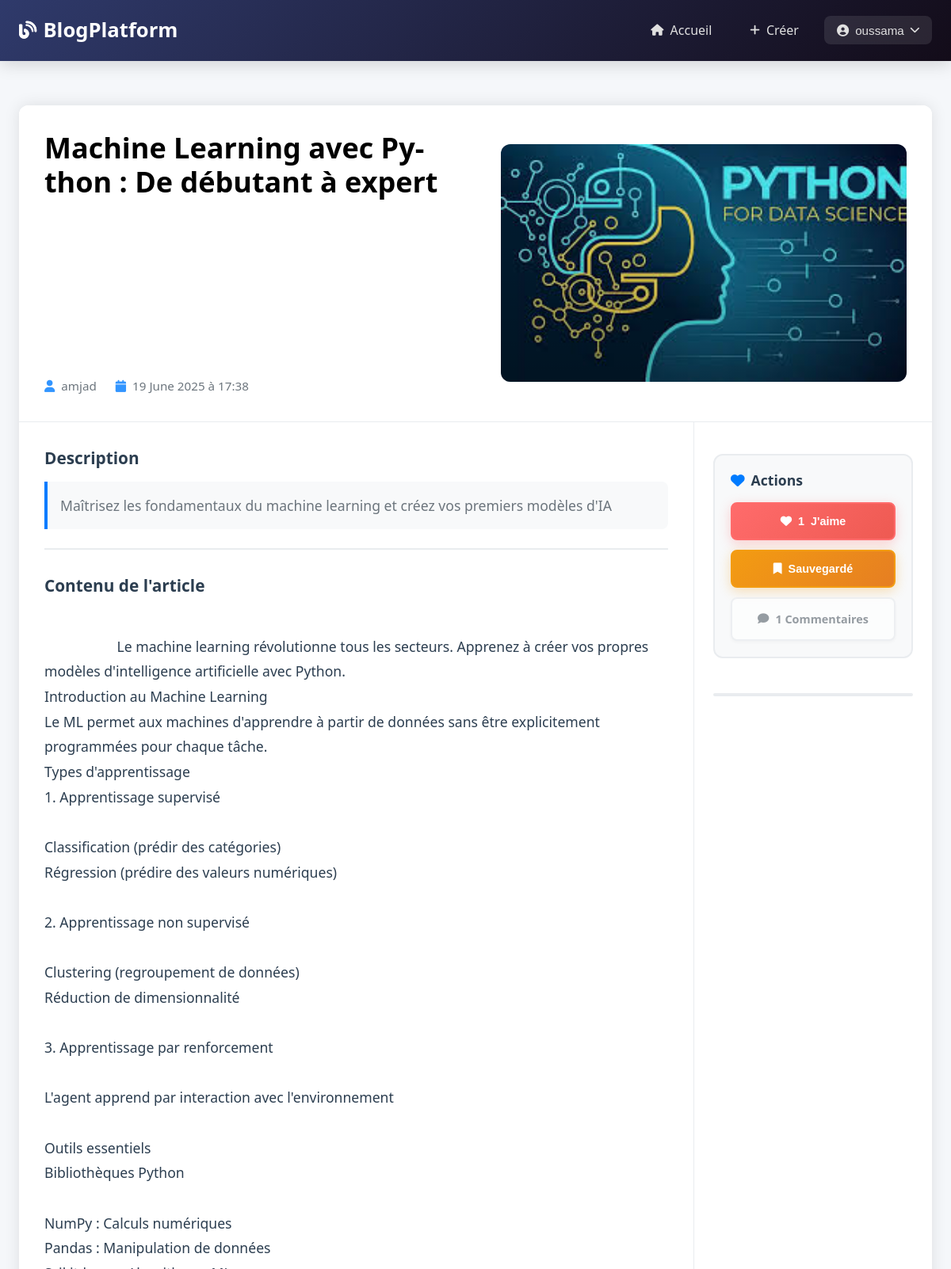
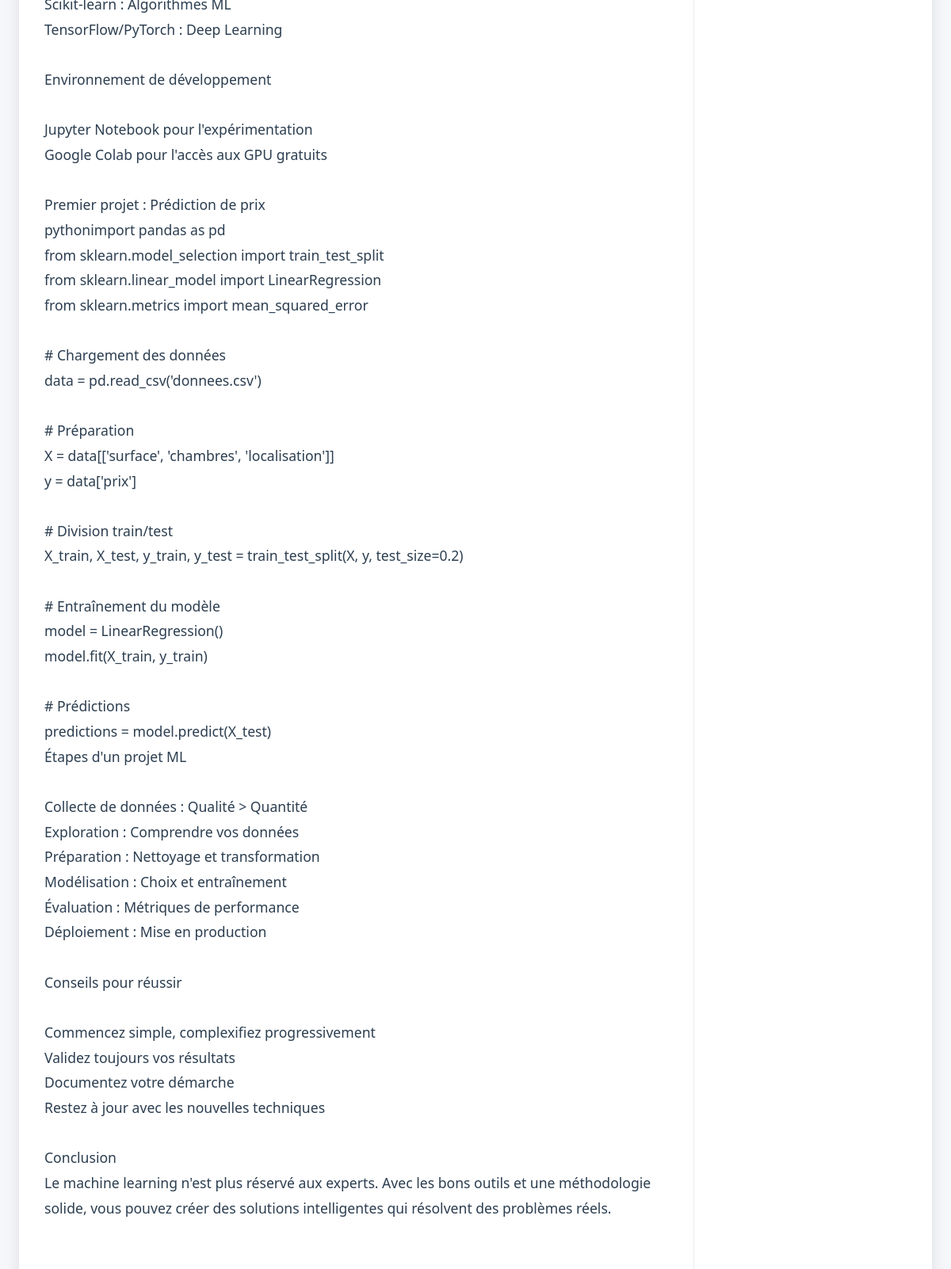
The page /article/4 (signed in, upper part) on the database its author committed (2 pictures, top to bottom).
### tables this page shows
CREATE TABLE users (
                id INTEGER PRIMARY KEY AUTOINCREMENT,
                username TEXT UNIQUE NOT NULL,
                email TEXT UNIQUE NOT NULL,
                password_hash TEXT NOT NULL,
                created_at TIMESTAMP DEFAULT CURRENT_TIMESTAMP
            );

CREATE TABLE articles (
                id INTEGER PRIMARY KEY AUTOINCREMENT,
                title TEXT NOT NULL,
                description TEXT,
                content TEXT NOT NULL,
                image_filename TEXT,
                author_id INTEGER NOT NULL,
                created_at TIMESTAMP DEFAULT CURRENT_TIMESTAMP,
                updated_at TIMESTAMP DEFAULT CURRENT_TIMESTAMP,
                FOREIGN KEY (author_id) REFERENCES users (id)
            );

### main.py (the view)
@app.route("/article/<int:article_id>")
def article_detail(article_id):
    user = get_current_user()
    article = db.get_article_by_id(article_id) or abort(404)
    comments = db.get_article_comments(article_id)
    is_liked = db.is_article_liked(article_id, user["id"]) if user else False
    is_saved = db.is_article_saved(article_id, user["id"]) if user else False
    return render_template(
        "articles/detail.html",
        title=f"{article['title']} - Blog Platform",
        user=user,
        article=article,
        comments=comments,
        is_liked=is_liked,
        is_saved=is_saved
    )

### database.py (called while the page is built)
    def get_connection(self):
        conn = sqlite3.connect(self.db_path)
        conn.row_factory = sqlite3.Row
        return conn

    def get_article_by_id(self, article_id):
        conn = self.get_connection()
        cursor = conn.cursor()
        cursor.execute('''
            SELECT a.*, u.username as author_name,
                   (SELECT COUNT(*) FROM likes WHERE article_id = a.id) as likes_count,
                   (SELECT COUNT(*) FROM comments WHERE article_id = a.id) as comments_count
            FROM articles a
            JOIN users u ON a.author_id = u.id
            WHERE a.id = ?
        ''', (article_id,))
        article = cursor.fetchone()
        conn.close()
        return dict(article) if article else None

    def get_article_comments(self, article_id):
        conn = self.get_connection()
        cursor = conn.cursor()
        cursor.execute('''
            SELECT c.*, u.username as author_name
            FROM comments c
            JOIN users u ON c.user_id = u.id
            WHERE c.article_id = ?
            ORDER BY c.created_at DESC
        ''', (article_id,))
        comments = cursor.fetchall()
        conn.close()
        return [dict(comment) for comment in comments]

    def is_article_liked(self, article_id, user_id):
        if not user_id:
            return False
        conn = self.get_connection()
        cursor = conn.cursor()
        cursor.execute('''
            SELECT id FROM likes WHERE article_id = ? AND user_id = ?
        ''', (article_id, user_id))
        result = cursor.fetchone()
        conn.close()
        return result is not None

    def is_article_saved(self, article_id, user_id):
        if not user_id:
            return False
        conn = self.get_connection()
        cursor = conn.cursor()
        cursor.execute('''
            SELECT id FROM saved_articles WHERE article_id = ? AND user_id = ?
        ''', (article_id, user_id))
        result = cursor.fetchone()
        conn.close()
        return result is not None

### main.py (called while the page is built)
def get_current_user():
    sid = request.cookies.get("session_id")
    return session_mgr.get_user(sid) if sid else None

### templates/articles/detail.html (shortened to what this page needs)
{% extends "base.html" %}
{% block content %}
<div class="article-detail-container">
    <section class="article-hero-section">
        <div class="hero-title-section">
            <h1 class="article-title">{{ article.title }}</h1>
            <div class="article-meta">
                <div class="meta-item">
                    <i class="fas fa-user"></i>
                    <span>{{ article.author_name }}</span>
                </div>
                <div class="meta-item">
                    <i class="fas fa-calendar"></i>
                    <span>{{ article.created_at|format_date }}</span>
                </div>
            </div>
        </div>
        <div class="hero-image-section">
            {% if article.image_filename %}
            <div class="article-hero">
                <img src="/static/{{ article.image_filename }}" alt="{{ article.title }}" class="hero-image">
                <div class="hero-overlay"></div>
            </div>
            {% endif %}
        </div>
    </section>
    <section class="article-main-section">
        <div class="article-content-area">
            {% if article.description %}
            <div class="article-description">
                <h3>Description</h3>
                <p>{{ article.description }}</p>
            </div>
            {% endif %}
            <div class="article-content">
                <h3>Contenu de l'article</h3>
                <div class="article-body">
                    {{ article.content }}
                </div>
            </div>
        </div>
        <div class="article-actions-area">
            <div class="sticky-sidebar">
                <div class="sidebar-section actions-section">
                    <h4><i class="fas fa-heart"></i> Actions</h4>
                    <div class="article-actions">
                        {% if user %}
                        <button onclick="toggleLike({{ article.id }})" id="like-btn"
                            class="action-btn like-btn {% if is_liked %}active{% endif %}">
                            <i class="fas fa-heart"></i>
                            <span id="likes-count">{{ article.likes_count }}</span> J'aime
                        </button>
                        <button onclick="toggleSave({{ article.id }})" id="save-btn"
                            class="action-btn save-btn {% if is_saved %}active{% endif %}">
                            <i class="fas fa-bookmark"></i>
                            <span id="save-text">{% if is_saved %}Sauvegardé{% else %}Sauvegarder{% endif %}</span>
                        </button>
                        {% else %}
                        <div class="action-btn disabled">
                            <i class="fas fa-heart"></i>
                            <span>{{ article.likes_count }} J'aime</span>
                        </div>
                        {% endif %}
                        <div class="action-btn disabled">
                            <i class="fas fa-comment"></i>
                            <span>{{ comments|length }} Commentaires</span>
                        </div>
                    </div>
                </div>
                <div class="scroll-indicator">
                </div>
            </div>
        </div>
    </section>
</div>
{% endblock %}
{% block styles %}
<link rel="stylesheet" href="{{ url_for('static', filename='css/articles/detail.css') }}">
{% endblock %}

### templates/partials/navbar.html (shortened to what this page needs)
<header class="header">
    <nav class="navbar">
        <a href="/" class="logo">
            <i class="fas fa-blog"></i>BlogPlatform
        </a>
        <div class="nav-menu" id="navMenu">
            <a href="/" class="nav-link">
                <i class="fas fa-home"></i>Accueil
            </a>
            {% if user %}
            <a href="/create-article" class="nav-link">
                <i class="fas fa-plus"></i>Créer
            </a>
            <div class="nav-dropdown" id="userDropdown">
                <button class="nav-dropdown-btn">
                    <i class="fas fa-user-circle"></i>{{ user.username }}
                    <i class="fas fa-chevron-down"></i>
                </button>
            </div>
            {% endif %}
        </div>
    </nav>
</header>

### static/css/base.css (style rules this page uses)
:root { --primary-color: #007bff; --primary-dark: #0056b3; --primary-light: #66b3ff; --secondary-color: #6c757d; --success-color: #28a745; --danger-color: #dc3545; --warning-color: #ffc107; --info-color: #17a2b8; --light-color: #f8f9fa; --dark-color: #343a40; --background-color: #f5f7fa; --card-background: #ffffff; --text-color: #2c3e50; --text-muted: #6c757d; --border-color: #e9ecef; --shadow-sm: 0 2px 4px rgba(0, 0, 0, 0.06); --shadow-md: 0 4px 12px rgba(0, 0, 0, 0.1); --shadow-lg: 0 10px 25px rgba(0, 0, 0, 0.15); --border-radius: 8px; --border-radius-lg: 12px; --transition: all 0.3s cubic-bezier(0.4, 0, 0.2, 1); }
*, *::before, *::after { box-sizing: border-box; margin: 0; padding: 0; }
html { font-size: 16px; scroll-behavior: smooth; }
body { font-family: 'Segoe UI', Tahoma, Geneva, Verdana, sans-serif; background: var(--background-color); color: var(--text-color); line-height: 1.6; -webkit-font-smoothing: antialiased; -moz-osx-font-smoothing: grayscale; }
h1, h2, h3, h4, h5, h6 { font-weight: 600; line-height: 1.3; margin-bottom: 0.8rem; color: var(--dark-color); }
h1 { font-size: clamp(2rem, 5vw, 2.5rem); }
h3 { font-size: clamp(1.25rem, 3vw, 1.5rem); }
h4 { font-size: 1.25rem; }
p { margin-bottom: 1rem; color: var(--text-color); }
a { color: var(--primary-color); text-decoration: none; transition: var(--transition); }

### static/css/partials/navbar.css (style rules this page uses)
.header { background: linear-gradient(135deg, #2f3a6b 0%, #130c19 100%); box-shadow: 0 4px 20px rgba(0, 0, 0, 0.15); position: sticky; top: 0; z-index: 1000; backdrop-filter: blur(10px); }
.navbar { display: flex; align-items: center; justify-content: space-between; max-width: 1200px; margin: 0 auto; padding: clamp(0.8rem, 2vw, 1rem) clamp(1rem, 2vw, 1.5rem); }
.logo { color: #fff; text-decoration: none; font-size: clamp(1.4rem, 3vw, 1.6rem); font-weight: 700; display: flex; align-items: center; transition: all 0.3s ease; background: white; -webkit-background-clip: text; -webkit-text-fill-color: transparent; background-clip: text; }
.logo i { margin-right: 0.5rem; background: white; -webkit-background-clip: text; -webkit-text-fill-color: transparent; font-size: 1.4rem; }
.nav-menu { display: flex; align-items: center; gap: 1rem; }
.nav-link { color: #e0e0e0; text-decoration: none; padding: clamp(0.5rem, 1vw, 0.6rem) 1rem; display: flex; align-items: center; border-radius: 8px; transition: all 0.3s ease; position: relative; font-weight: 500; }
.nav-link i { margin-right: 0.5rem; font-size: 0.9rem; }
.nav-dropdown { position: relative; }
.nav-dropdown-btn { background: rgba(255, 255, 255, 0.1); padding: clamp(0.5rem, 1vw, 0.6rem) 1rem; border: none; color: #e0e0e0; cursor: pointer; display: flex; align-items: center; font-size: 0.95rem; gap: 0.5rem; border-radius: 8px; transition: all 0.3s ease; font-weight: 500; backdrop-filter: blur(10px); }
.nav-dropdown-btn i:last-child { transition: transform 0.3s ease; font-size: 0.8rem; }

### rows shown on the page
users: username "oussama"
articles: title "Machine Learning avec Python : De débutant à expert", created_at "19 June 2025 à 17:38", image_filename (picture), description "Maîtrisez les fondamentaux du machine learning et créez vos premiers modèles d'IA", content "Le machine learning révolutionne tous les secteurs. Apprenez à créer vos propres modèles d'intelligence artificielle avec Python. Introduction au Machine Learning Le ML permet aux machines d'apprendre à partir de données sans être explicitement programmées pour chaque tâche. Types d'apprentissage 1. Apprentissage supervisé Classification (prédir des catégories) Régression (prédire des valeurs numériques) 2. Apprentissage non supervisé Clustering (regroupement de données) Réduction de dimensionnalité 3. Apprentissage par renforcement L'agent apprend par interaction avec l'environnement Outils essentiels Bibliothèques Python NumPy : Calculs numériques Pandas : Manipulation de données…"
users: author_name "amjad"

### other values the page prints
{{ article.likes_count }} "1"
{{ comments|length }} "1"
